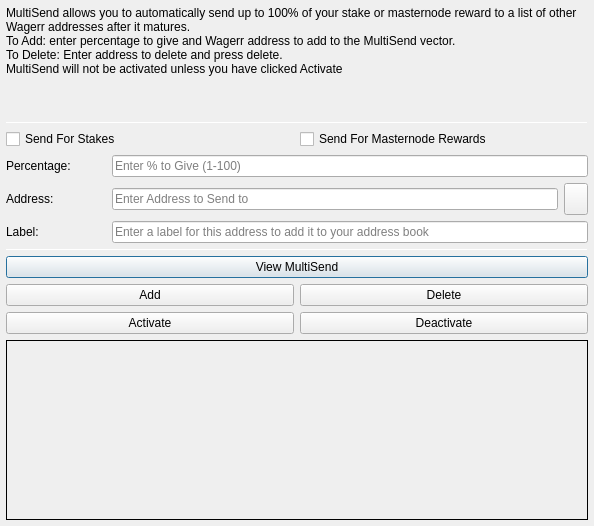
<?xml version="1.0" encoding="UTF-8"?>
<ui version="4.0">
 <class>MultiSendDialog</class>
 <widget class="QDialog" name="MultiSendDialog">
  <property name="windowModality">
   <enum>Qt::NonModal</enum>
  </property>
  <property name="geometry">
   <rect>
    <x>0</x>
    <y>0</y>
    <width>594</width>
    <height>526</height>
   </rect>
  </property>
  <property name="windowTitle">
   <string>MultiSend</string>
  </property>
  <layout class="QVBoxLayout" name="verticalLayout" stretch="0">
   <property name="leftMargin">
    <number>6</number>
   </property>
   <property name="topMargin">
    <number>6</number>
   </property>
   <property name="rightMargin">
    <number>6</number>
   </property>
   <property name="bottomMargin">
    <number>6</number>
   </property>
   <item>
    <layout class="QVBoxLayout" name="verticalLayout_Main" stretch="1,1,1,0,1,1,1">
     <item>
      <widget class="QLabel" name="label_2">
       <property name="lineWidth">
        <number>1</number>
       </property>
       <property name="text">
        <string>MultiSend allows you to automatically send up to 100% of your stake or masternode reward to a list of other Wagerr addresses after it matures.
To Add: enter percentage to give and Wagerr address to add to the MultiSend vector.
To Delete: Enter address to delete and press delete.
MultiSend will not be activated unless you have clicked Activate</string>
       </property>
       <property name="alignment">
        <set>Qt::AlignLeading|Qt::AlignLeft|Qt::AlignTop</set>
       </property>
       <property name="wordWrap">
        <bool>true</bool>
       </property>
      </widget>
     </item>
     <item>
      <widget class="Line" name="line">
       <property name="minimumSize">
        <size>
         <width>0</width>
         <height>1</height>
        </size>
       </property>
       <property name="maximumSize">
        <size>
         <width>16777215</width>
         <height>1</height>
        </size>
       </property>
       <property name="orientation">
        <enum>Qt::Horizontal</enum>
       </property>
      </widget>
     </item>
     <item>
      <layout class="QVBoxLayout" name="verticalLayout_Settings">
       <item>
        <layout class="QHBoxLayout" name="horizontalLayout">
         <item>
          <widget class="QCheckBox" name="multiSendStakeCheckBox">
           <property name="text">
            <string>Send For Stakes</string>
           </property>
          </widget>
         </item>
         <item>
          <widget class="QCheckBox" name="multiSendMasternodeCheckBox">
           <property name="text">
            <string>Send For Masternode Rewards</string>
           </property>
          </widget>
         </item>
        </layout>
       </item>
       <item>
        <layout class="QHBoxLayout" name="horizontalLayout_6">
         <item>
          <widget class="QLabel" name="label">
           <property name="minimumSize">
            <size>
             <width>100</width>
             <height>0</height>
            </size>
           </property>
           <property name="toolTip">
            <string>Percentage of stake to send</string>
           </property>
           <property name="text">
            <string>Percentage:</string>
           </property>
          </widget>
         </item>
         <item>
          <widget class="QLineEdit" name="multiSendPercentEdit">
           <property name="toolTip">
            <string>Enter whole numbers 1 - 100</string>
           </property>
           <property name="placeholderText">
            <string>Enter % to Give (1-100)</string>
           </property>
          </widget>
         </item>
        </layout>
       </item>
       <item>
        <layout class="QHBoxLayout" name="horizontalLayout_7">
         <item>
          <widget class="QLabel" name="label_5">
           <property name="minimumSize">
            <size>
             <width>100</width>
             <height>0</height>
            </size>
           </property>
           <property name="toolTip">
            <string>Address to send portion of stake to</string>
           </property>
           <property name="text">
            <string>Address:</string>
           </property>
          </widget>
         </item>
         <item>
          <widget class="QLineEdit" name="multiSendAddressEdit">
           <property name="toolTip">
            <string/>
           </property>
           <property name="placeholderText">
            <string>Enter Address to Send to</string>
           </property>
          </widget>
         </item>
         <item>
          <widget class="QToolButton" name="addressBookButton">
           <property name="maximumSize">
            <size>
             <width>16777215</width>
             <height>32</height>
            </size>
           </property>
           <property name="toolTip">
            <string>Choose an address from the address book</string>
           </property>
           <property name="text">
            <string/>
           </property>
           <property name="icon">
            <iconset resource="../wagerr.qrc">
             <normaloff>:/icons/address-book</normaloff>:/icons/address-book</iconset>
           </property>
           <property name="shortcut">
            <string>Alt+A</string>
           </property>
          </widget>
         </item>
        </layout>
       </item>
      </layout>
     </item>
     <item>
      <layout class="QHBoxLayout" name="horizontalLayout_3">
       <item>
        <widget class="QLabel" name="label_3">
         <property name="minimumSize">
          <size>
           <width>100</width>
           <height>0</height>
          </size>
         </property>
         <property name="text">
          <string>Label:</string>
         </property>
        </widget>
       </item>
       <item>
        <widget class="QLineEdit" name="labelAddressLabelEdit">
         <property name="placeholderText">
          <string>Enter a label for this address to add it to your address book</string>
         </property>
        </widget>
       </item>
      </layout>
     </item>
     <item>
      <widget class="Line" name="line_2">
       <property name="minimumSize">
        <size>
         <width>0</width>
         <height>1</height>
        </size>
       </property>
       <property name="maximumSize">
        <size>
         <width>16777215</width>
         <height>1</height>
        </size>
       </property>
       <property name="orientation">
        <enum>Qt::Horizontal</enum>
       </property>
      </widget>
     </item>
     <item>
      <layout class="QVBoxLayout" name="verticalLayout_Buttons">
       <item>
        <layout class="QHBoxLayout" name="horizontalLayout_4">
         <item>
          <widget class="QPushButton" name="viewButton">
           <property name="toolTip">
            <string/>
           </property>
           <property name="statusTip">
            <string>View MultiSend Vector</string>
           </property>
           <property name="text">
            <string>View MultiSend</string>
           </property>
          </widget>
         </item>
        </layout>
       </item>
       <item>
        <layout class="QHBoxLayout" name="horizontalLayout_2">
         <item>
          <widget class="QPushButton" name="addButton">
           <property name="toolTip">
            <string/>
           </property>
           <property name="statusTip">
            <string>Add to MultiSend Vector</string>
           </property>
           <property name="text">
            <string>Add</string>
           </property>
          </widget>
         </item>
         <item>
          <widget class="QPushButton" name="deleteButton">
           <property name="toolTip">
            <string/>
           </property>
           <property name="statusTip">
            <string>Delete Address From MultiSend Vector</string>
           </property>
           <property name="text">
            <string>Delete</string>
           </property>
          </widget>
         </item>
        </layout>
       </item>
       <item>
        <layout class="QHBoxLayout" name="horizontalLayout_5">
         <item>
          <widget class="QPushButton" name="activateButton">
           <property name="statusTip">
            <string>Activate MultiSend</string>
           </property>
           <property name="text">
            <string>Activate</string>
           </property>
          </widget>
         </item>
         <item>
          <widget class="QPushButton" name="disableButton">
           <property name="statusTip">
            <string>Deactivate MultiSend</string>
           </property>
           <property name="text">
            <string>Deactivate</string>
           </property>
          </widget>
         </item>
        </layout>
       </item>
      </layout>
     </item>
     <item>
      <widget class="QLabel" name="message">
       <property name="minimumSize">
        <size>
         <width>0</width>
         <height>180</height>
        </size>
       </property>
       <property name="frameShape">
        <enum>QFrame::Panel</enum>
       </property>
       <property name="frameShadow">
        <enum>QFrame::Plain</enum>
       </property>
       <property name="lineWidth">
        <number>1</number>
       </property>
       <property name="midLineWidth">
        <number>1</number>
       </property>
       <property name="text">
        <string/>
       </property>
       <property name="alignment">
        <set>Qt::AlignLeading|Qt::AlignLeft|Qt::AlignTop</set>
       </property>
       <property name="wordWrap">
        <bool>true</bool>
       </property>
      </widget>
     </item>
    </layout>
   </item>
  </layout>
 </widget>
 <resources>
  <include location="../wagerr.qrc"/>
 </resources>
 <connections/>
</ui>
